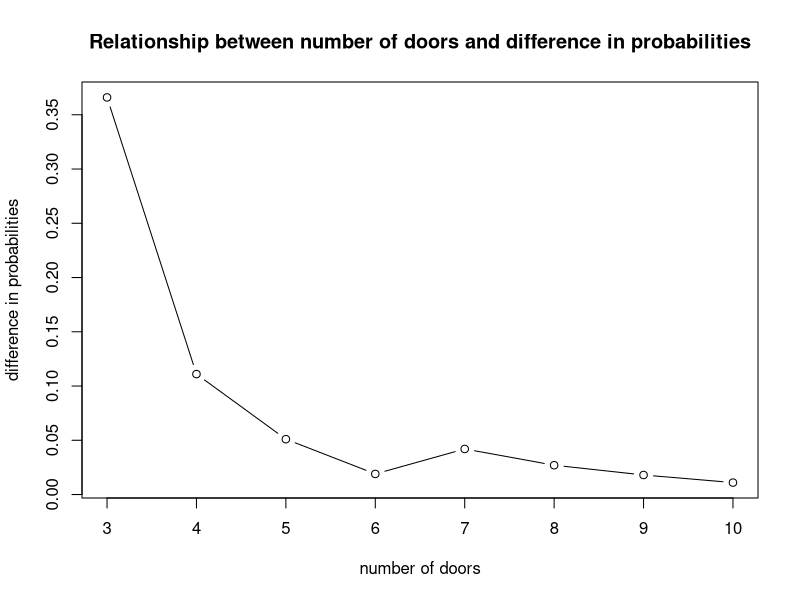
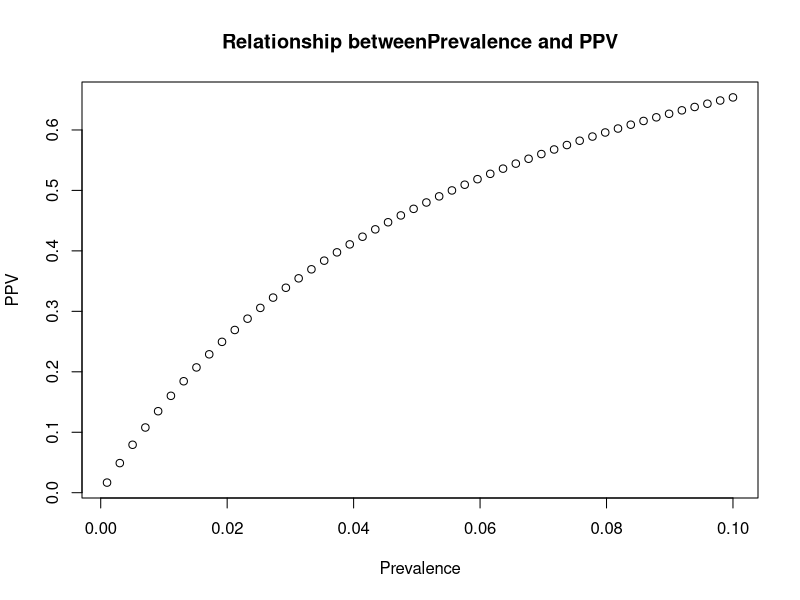
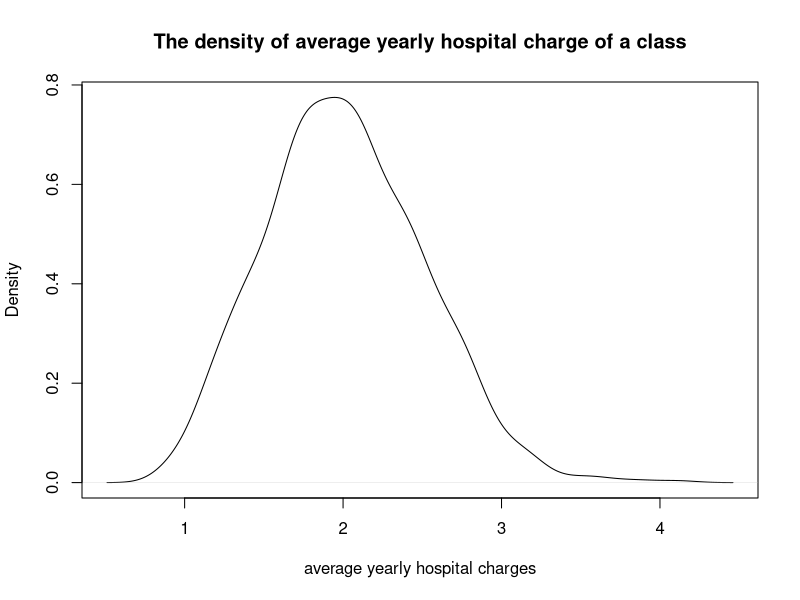
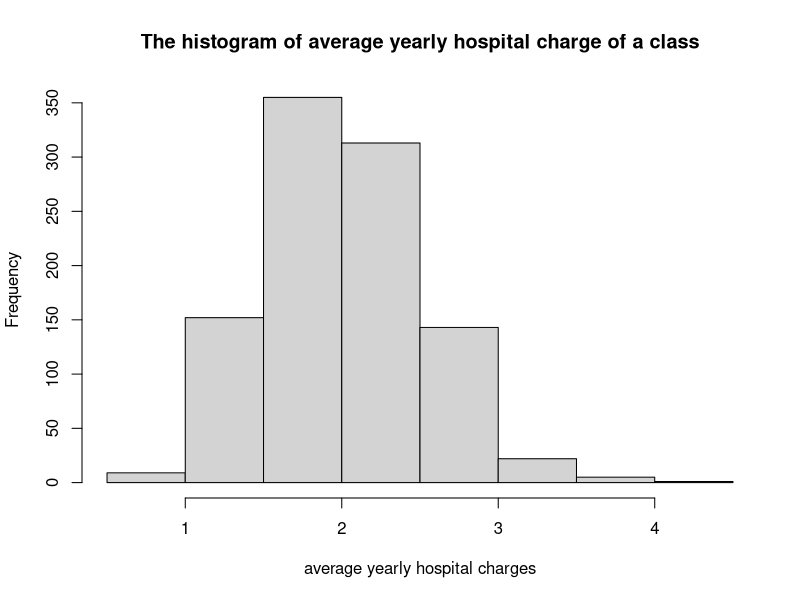
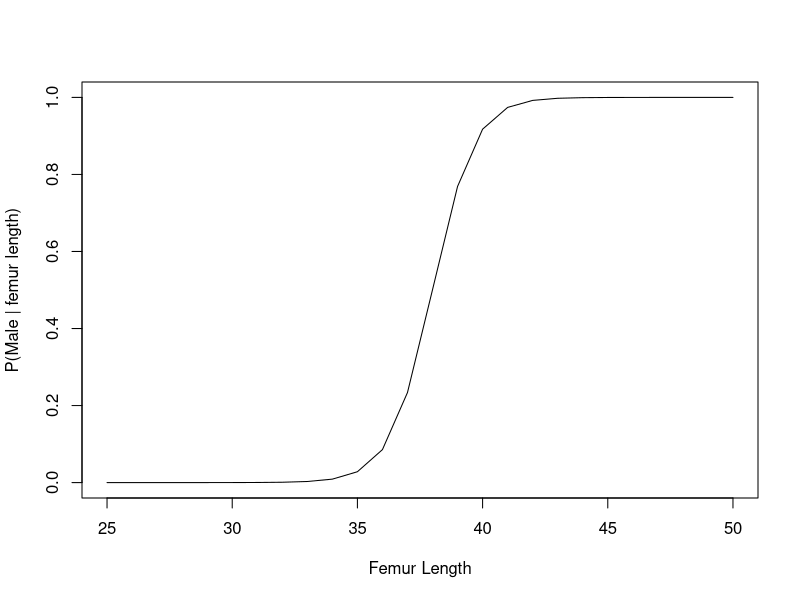
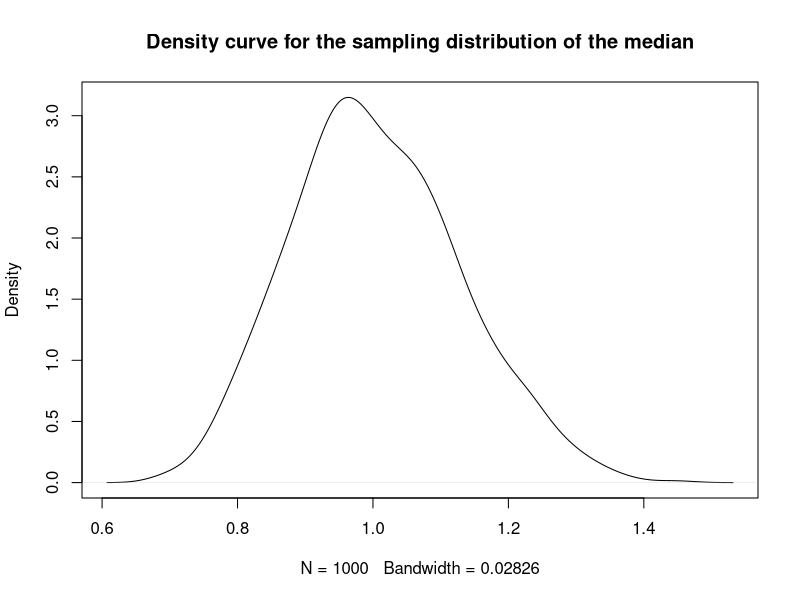
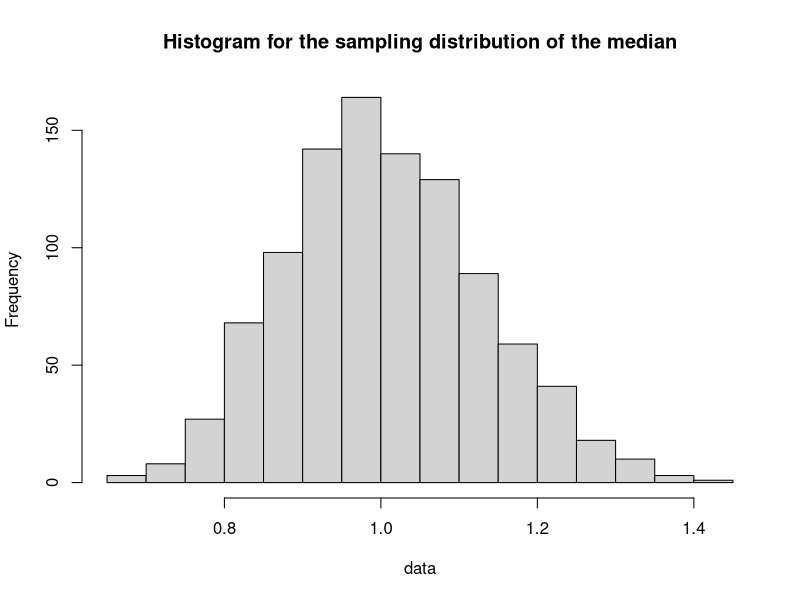
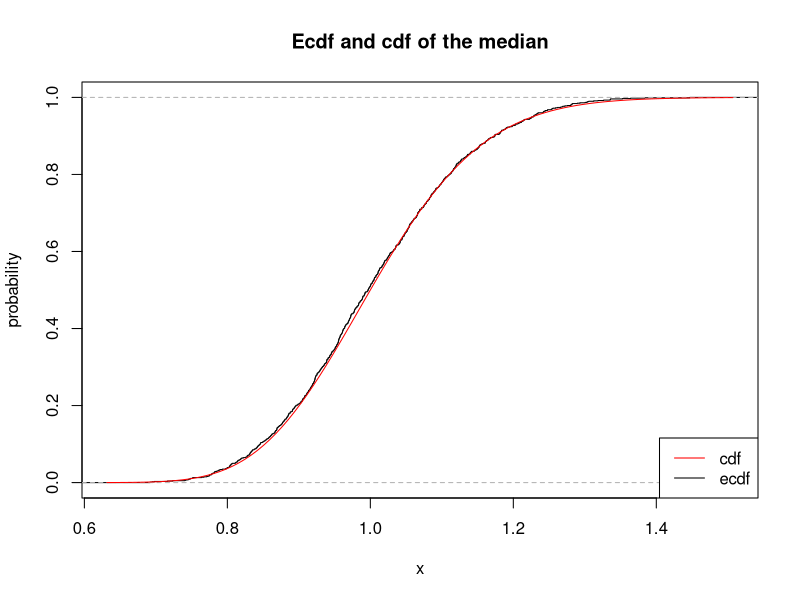

R code for these plots, in order: (Note: this script raises an error after producing the figures.)
## ---- chunk 1
require(magrittr)
require(dplyr)

game <- function(N){
  if(N<3) stop("Must have at least 3 doors")
  prize <- sample(c(rep("goat",N-1),"car"), N)
  guess <- sample(1:N,1)
  game <- data.frame(door = 1:N, prize = prize, stringsAsFactors = FALSE) %>% 
    mutate(first_guess = case_when(
      door == guess ~ 1
      , TRUE ~ 0
    )) %>% 
    mutate(potential_reveal = case_when(
        first_guess == 1 ~ 0
      , prize == "car" ~ 0
      , TRUE ~ 1
    )) %>% 
    mutate(reveal = 1*(rank(potential_reveal, ties.method = "random") == 3)) %>% 
    mutate(potential_switch = case_when(
      first_guess == 1 ~ 0
      , reveal == 1 ~ 0
      , TRUE ~ 1
    )) %>% 
    mutate(switch = 1*(rank(potential_switch, ties.method = "random") == 3))
  c(game$prize[game$first_guess == 1], game$prize[game$switch == 1])
}
## ---- chunk 2
set.seed(1)
result1 <- replicate(1e3, game(N = 4)[1]) 
probability1 <- result1 %>% table() %>% prop.table() %>% as.data.frame() %>% .[2,2]
probability1
# The probability for strategy1 results in a goat is 0.759

result2 <- replicate(1e3, game(N = 4)[2]) 
probability2 <- result2 %>% table() %>% prop.table() %>% as.data.frame() %>% .[2,2]
probability2
# The probability for strategy2 results in a goat is 0.634
## ---- chunk 3
prop.test(probability1*1e3, 1e3, probability1, alternative = "two.sided", conf.level = 0.99)
# The 99% confidence interval for the probability of strategy1 is [0.7225285, 0.7920573]
## ---- chunk 4
prop.test(probability2*1e3, 1e3, probability2, alternative = "two.sided", conf.level = 0.99)
# The 99% confidence interval for the probability of strategy2 is [0.5939988, 0.6722348]
## ---- chunk 5
set.seed(10)
x <- seq(3,10,1)
y <- c()
for (i in x) {
probability1 <- replicate(1e3, game(N = i)[1]) %>% table() %>% prop.table() %>% as.data.frame() %>% .[1,2]
probability2 <- replicate(1e3, game(N = i)[2]) %>% table() %>% prop.table() %>% as.data.frame() %>% .[1,2]
D = probability2 - probability1
y <- c(y, D)
}
plot(x, y, main = "Relationship between number of doors and difference in probabilities", xlab = "number of doors", ylab = "difference in probabilities", type = "b")
## ---- chunk 6
prob_tp_dp = .85
prob_tn_dn = .95
prevalence <- seq(0.001, 0.1, length = 50)
prob_dptp <- prevalence * prob_tp_dp
prob_dn <- 1 - prevalence
prob_tp_dn <- 1 - prob_tn_dn
prob_tpdn <- prob_tp_dn * prob_dn
prob_tp <- prob_tpdn + prob_dptp
ppv <- prob_dptp/prob_tp
plot(prevalence, ppv, main = "Relationship betweenPrevalence and PPV", xlab = "Prevalence", ylab = "PPV")
## ---- chunk 7
hospital_charges <- function(N){
  group <- rbinom(N, 1, 0.5)
  charges <- 0*group + rgamma(N, shape = 2, scale = 2)*(1-group)
  charges
}
## ---- chunk 8
set.seed(3)
quantile(hospital_charges(1000), probs = 0.9)
# The 90th percentile for yearly hospital charges for a randomly selected Vanderbilt student is 5.534398 
## ---- chunk 9
set.seed(5)
class <- c()
for (i in 1:1e3) {
  class <- c(class, mean(hospital_charges(30)))
}
plot(density(class), main = "The density of average yearly hospital charge of a class", xlab = "average yearly hospital charges")
hist(class, main = "The histogram of average yearly hospital charge of a class", xlab = "average yearly hospital charges")
## ---- chunk 10
set.seed(6)
rate = 0
for(i in 1:1e3){
  class = hospital_charges(30)
  if(sum(class == 0) < 10){
    rate = rate  + 1
  }
}
rate/1e3
# The simulated probability that a randomly selected class of size 30 students will have less than 10 students with zero yearly hospital charges is 0.023
## ---- chunk 11
prob = pnorm(104, mean = 80, sd = 15) - pnorm(70, mean = 80, sd = 15)
prob
# The probability that a randomly sampled person's DBP lies between 70 and 104 mmHg is 0.6927082.
## ---- chunk 12
prob_male = dnorm(37, 40, sqrt(3.4))
prob_female = dnorm(37, 36, sqrt(3.3))
prob_from_male = prob_male/(prob_male + prob_female)
prob_from_male
# The probability that the discovered femur was from a male is 0.2338065.
## ---- chunk 13
femur_length <- 25:50
prob_male <- dnorm(femur_length, 40, sqrt(3.4))/(dnorm(femur_length, 40, sqrt(3.4)) + dnorm(femur_length, 36, sqrt(3.3)))
plot.new()
plot.window(xlim = c(25,50), ylim = c(0,1))
lines(femur_length, prob_male)
axis(1)
axis(2)
box()
title(xlab = "Femur Length", ylab = "P(Male | femur length)")
## ---- chunk 14
hospital_charges <- function(N){
  group <- rbinom(N, 1, 0.5)
  charges <- 0*group + rgamma(N, shape = 2, scale = 2)*(1-group)
  charges
}
## ---- chunk 15
set.seed(8)
mean_charge <- c()
for (i in 1:1e3) {
  mean_charge <- c(mean_charge, mean(hospital_charges(1e4)))
}
mean(mean_charge)
# The simulated expectation of yearly hospital charges is 2.000392.
## ---- chunk 16
set.seed(88)
mean_charge_new <- c()
for (i in 1:1e3) {
  charge_fee <- hospital_charges(1e4)
  charge_fee[charge_fee >= 10] <- 10
  mean_charge_new <- c(mean_charge_new, mean(charge_fee))
}
mean(mean_charge_new)
# The simulated expectation of yearly hospital charge under the new policy is 1.953968.
## ---- chunk 17
set.seed(888)
var_charge_new <- c()
for (i in 1:1e3) {
  charge_fee <- hospital_charges(1e4)
  charge_fee[charge_fee >= 10] <- 10
  var_charge_new <- c(var_charge_new, var(charge_fee))
}
mean(var_charge_new)
# The variance of yearly hospital charge under the new policy is 7.024844.
## ---- chunk 18
set.seed(10)
data <- c()
for (i in 1:1e3) {
  data <- c(data, median(rlnorm(101)))
}
plot(density(data), main = "Density curve for the sampling distribution of the median")
hist(data, main = "Histogram for the sampling distribution of the median")
## ---- chunk 19
Fk <- function(x,k,n){
  pbinom(k-1, n, plnorm(x), lower.tail = FALSE)
}
plot(ecdf(data), main = "Ecdf and cdf of the median", ylab = "probability")
curve(Fk(x, 51, 101), add = TRUE, col = "red")
legend("bottomright", legend = c("cdf", "ecdf"), lty = 1, col = c("red", "black"))
## ---- chunk 20
set.seed(11)
quantile1 <- c()
quantile2 <- c()
quantile3 <- c()
for (i in 1:1e3) {
  data <- rlnorm(101, meanlog = 0, sdlog = 1)
  quantile1 <- c(quantile1, quantile(data, 0.25))
  quantile2 <- c(quantile2, quantile(data, 0.5))
  quantile3 <- c(quantile3, quantile(data, 0.75))
}
quantile(quantile1, c(0.025, 0.975))
quantile(quantile2, c(0.025, 0.975))
quantile(quantile3, c(0.025, 0.975))
plot(density(quantile1), xlim = c(0.3, 2.6), main = "The sampling distribution of three quantiles", xlab = "x")
lines(density(quantile2), col = "red")
lines(density(quantile3), col = "green")
legend("topright", legend = c("25th quantile", "50th quantile", "75th quantile"), lty = 1, col = c("black", "red", "green"))
# From the plot and confidence intervals we got, we can get that the 25th quantile has the tightest 95% CI.
## ---- chunk 21
Hmisc::getHdata(nhgh)
d1 <- nhgh[1:500,]
## ---- chunk 22
data <- d1 %>% filter(age > 18 & sex == "male") %>% pull(ht)
mu1 = mean(data)
sd1 = sd(data)
curve(dnorm(x, mean = mu1, sd = sd1), xlim = c(150, 200), main = "The estimated density of standing height for adult (age>18) males", xlab = "standing height", ylab = "density")
## ---- chunk 23
data2 <- d1 %>% filter(age > 18 & sex == "female") %>% pull(bmi)
mu2 <- mean(data2)
s2 <- var(data2)
shape1 <- mu2^2/s2
scale1 <- s2/mu2
curve(dgamma(x, shape = shape1, scale = scale1), xlim = c(0, 80), main = "The estimated density of BMI for adult (age>18) females", xlab = "BMI", ylab = "Density")
## ---- chunk 24
data3 <- d1 %>% filter(age > 18 & !is.na(SCr)) %>% pull(SCr)
plot(density(data3, adjust = 2, kernel = "gaussian"), main = "The estimated density of SCr for adults", xlab = "SCr")
## ---- chunk 25
bwt <- MASS::birthwt
## ---- chunk 26
set.seed(12)
data <- bwt %>% filter(smoke == 1) %>% pull(bwt)
mean_value <- c()
for (i in 1:1e3) {
  sample_data <- sample(data, size = length(data), replace = TRUE)
  mean_value <- c(mean_value, mean(sample_data))
}
quantile(mean_value, c(0.025, 0.975))
# The 95% CI for the mean birthweight of infants whose mothers did smoke during pregnancy using the bootstrap method is [2625.700, 2918.708].
## ---- chunk 27
mu <- mean(data)
sd <- sd(data)
bottom = mu - 1.96*(sd/sqrt(length(data)))
top = mu + 1.96*(sd/sqrt(length(data)))
bottom
top
# The 95% CI for the mean birthweight of infants whose mothers did smoke during pregnancy using the Central Limit Theorem shortcut is [2621.624, 2922.214].
## ---- chunk 28
set.seed(13)
data <- bwt %>% filter(smoke == 1) %>% pull(bwt)
data1 <- bwt %>% filter(smoke == 0) %>% pull(bwt)
proportions <- c()
for (i in 1:1e3) {
  mu_s <- mean(sample(data, length(data), replace = TRUE))
  mu_ns <- mean(sample(data1, length(data), replace = TRUE))
  proportions <- c(proportions, mu_s/mu_ns)
}
quantile(proportions, c(0.025, 0.975))
# The 95% CI is [0.8378101, 0.9810527].
## ---- chunk 29
result1 <- prop.test(x = c(30, 35), n = c(100, 100))
result1
# The p-value is 0.5459. At the confidence level of 95%, we can conclude that there is no conclusive difference between the rates of mild complication after hernia repair using open and laparoscopic surgical approaches, in another word, the risk is the same.
## ---- chunk 30
result2 <- prop.test(x = c(600, 619), n = c(2000, 2000))
result2
# The p-value is 0.5364. At the confidence level of 95%, we can conclude that there is no conclusive difference between the rates of mild complication after hernia repair using open and laparoscopic surgical approaches, in another word, the risk is the same.
## ---- chunk 31
result1$conf.int[2] - result1$conf.int[1]
result2$conf.int[2] - result2$conf.int[1]
# The second study showed a conclusive similarity between surgical approaches for the complication rate. As the length of the 95% confidence interval for the study 2 is 0.05805547, which is less than 0.06, so we regard that there is a conclusive similarity, while the 95% CI for the study 1 is 0.2792789, which is greater than 0.06, so we can detect there is a conclusive difference rather than a conclusive similarity.
## ---- chunk 32
result3 <- prop.test(c(630, 654), c(2100, 2100))
result3
result3$conf.int[2] - result3$conf.int[1]
# The smallest equivalence threshold that would identify a conclusive similarity between the surgical approaches is 0.05668084.
## ---- chunk 33
#Based on the CLT, we regard the data is from a population that has a normal distribution; Then, we can use the Pearson correlation coefficient and test the linear relationship between the two variables.
Hmisc::getHdata(nhgh)
cor.test(nhgh$armc, nhgh$arml, alternative = "two.sided")
#According to the test result, we can get the 95% confidence interval is [0.4811147,0.5173282]. The null hypothesis is that there is no linear relationship between "armc" and "arml". However, 0 is not in our 95% confidence interval. Also, the p-value we got is less than 2.2e-16. We can conclude that we need to reject the null hypothesis at the 99% confidence level, and the probability we made a type I error is 0.01. So the sample correlation, 0.4994396, is a reasonable measure of association for this data.
